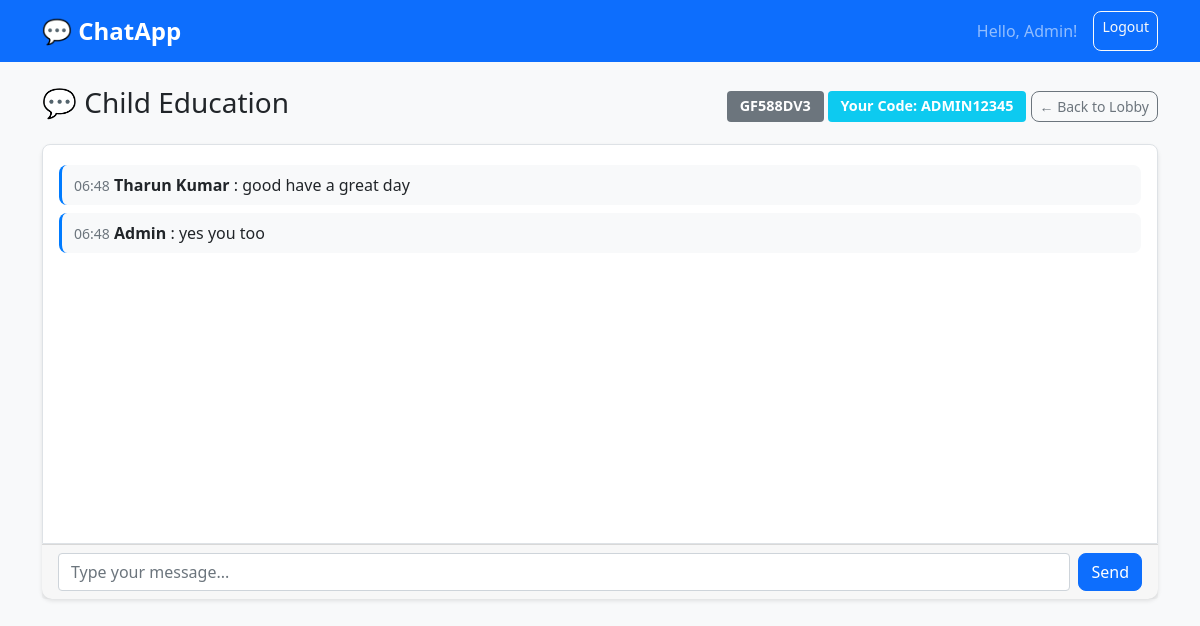
/chat/GF588DV3 (signed in), run on the app's committed database.
### models.py (models this page shows)
class User(UserMixin, db.Model):
    id = db.Column(db.Integer, primary_key=True)
    name = db.Column(db.String(100), nullable=False)
    email = db.Column(db.String(100), unique=True, nullable=False)
    password = db.Column(db.String(100), nullable=False)
    verification_code = db.Column(db.String(10), unique=True, nullable=False)  # New field
    created_at = db.Column(db.DateTime, default=datetime.utcnow)

class ChatRoom(db.Model):
    id = db.Column(db.Integer, primary_key=True)
    code = db.Column(db.String(8), unique=True, nullable=False)
    name = db.Column(db.String(100), nullable=False)
    category = db.Column(db.String(50), nullable=False)
    is_public = db.Column(db.Boolean, default=False)
    created_by = db.Column(db.Integer, db.ForeignKey('user.id'), nullable=False)
    created_at = db.Column(db.DateTime, default=datetime.utcnow)

class Message(db.Model):
    id = db.Column(db.Integer, primary_key=True)
    content = db.Column(db.Text, nullable=False)
    user_id = db.Column(db.Integer, db.ForeignKey('user.id'), nullable=False)
    room_code = db.Column(db.String(8), db.ForeignKey('chat_room.code'), nullable=False)
    timestamp = db.Column(db.DateTime, default=datetime.utcnow)
    user = db.relationship('User', backref='messages')
    room = db.relationship('ChatRoom', backref='messages')

### app.py (the view)
@app.route('/chat/<room_code>')
@login_required
def chat(room_code):
    room = ChatRoom.query.filter_by(code=room_code).first()
    if not room:
        flash('Room not found!')
        return redirect(url_for('lobby'))
    messages = Message.query.filter_by(room_code=room_code)\
                          .order_by(Message.timestamp.asc()).all()
    return render_template('chat.html', room=room, messages=messages)

### app.py (called while the page is built)
@login_manager.user_loader
def load_user(user_id):
    return User.query.get(int(user_id))

### templates/chat.html (shortened to what this page needs)
{% extends "base.html" %}
{% block content %}
<div class="row">
    <div class="col-12">
        <div class="d-flex justify-content-between align-items-center mb-3">
            <h3>💬 {{ room.name }}</h3>
            <div>
                <span class="badge bg-secondary">{{ room.code }}</span>
                <span class="badge bg-info">Your Code: {{ current_user.verification_code }}</span>
                <a href="{{ url_for('lobby') }}" class="btn btn-outline-secondary btn-sm">← Back to Lobby</a>
            </div>
        </div>
        <div class="card chat-container">
            <div class="card-body" id="messages" style="height: 400px; overflow-y: auto;">
                {% for message in messages %}
                <div class="message mb-2">
                    <small class="text-muted">{{ message.timestamp.strftime('%H:%M') }}</small>
                    <strong class="username" style="cursor:pointer;" title="Click to see verification code"
                            data-verification="{{ message.user.verification_code }}">{{ message.user.name }}</strong>
                    :
                    <span>{{ message.content }}</span>
                </div>
                {% endfor %}
            </div>
            <div class="card-footer">
                <form id="messageForm" class="d-flex">
                    <input type="text" id="messageInput" class="form-control me-2"
                           placeholder="Type your message..." maxlength="500" required>
                    <button type="submit" class="btn btn-primary">Send</button>
                </form>
            </div>
        </div>
    </div>
</div>
{% endblock %}

### templates/base.html (shortened to what this page needs)
<!DOCTYPE html>
<html lang="en">
<head>
    <link href="https://cdnjs.cloudflare.com/ajax/libs/bootstrap/5.1.3/css/bootstrap.min.css" rel="stylesheet">
    <link href="{{ url_for('static', filename='style.css') }}" rel="stylesheet">
</head>
<body>
    <nav class="navbar navbar-expand-lg navbar-dark bg-primary">
        <div class="container">
            <a class="navbar-brand" href="{{ url_for('index') }}">💬 ChatApp</a>
            {% if current_user.is_authenticated %}
            <div class="navbar-nav ms-auto">
                <span class="navbar-text me-3">Hello, {{ current_user.name }}!</span>
                <a class="btn btn-outline-light btn-sm" href="{{ url_for('logout') }}">Logout</a>
            </div>
            {% endif %}
        </div>
    </nav>
    <div class="container mt-4">
        {% block content %}{% endblock %}
    </div>
</body>
</html>

### static/style.css (style rules this page uses)
body { background-color: #f8f9fa; font-family: 'Segoe UI', Tahoma, Geneva, Verdana, sans-serif; }
.chat-container { background: white; border-radius: 10px; box-shadow: 0 4px 6px rgba(0, 0, 0, 0.1); }
.message { padding: 8px 12px; margin: 4px 0; border-radius: 8px; background-color: #f8f9fa; border-left: 3px solid #007bff; }
.card { border: none; box-shadow: 0 2px 4px rgba(0, 0, 0, 0.1); transition: transform 0.2s; }
.btn { border-radius: 8px; transition: all 0.2s; }
.navbar-brand { font-weight: bold; font-size: 1.5rem; }
#messages { background-color: #ffffff; border: 1px solid #dee2e6; border-radius: 8px 8px 0 0; }
.badge { font-size: 0.9rem; padding: 0.5rem 0.8rem; }

### data on the page
User: name "Admin", verification_code "ADMIN12345"
ChatRoom: name "Child Education", code "GF588DV3"
Message: timestamp "06:48", user.name "Tharun Kumar", content "good have a great day"
Message: timestamp "06:48", user.name "Admin", content "yes you too"
